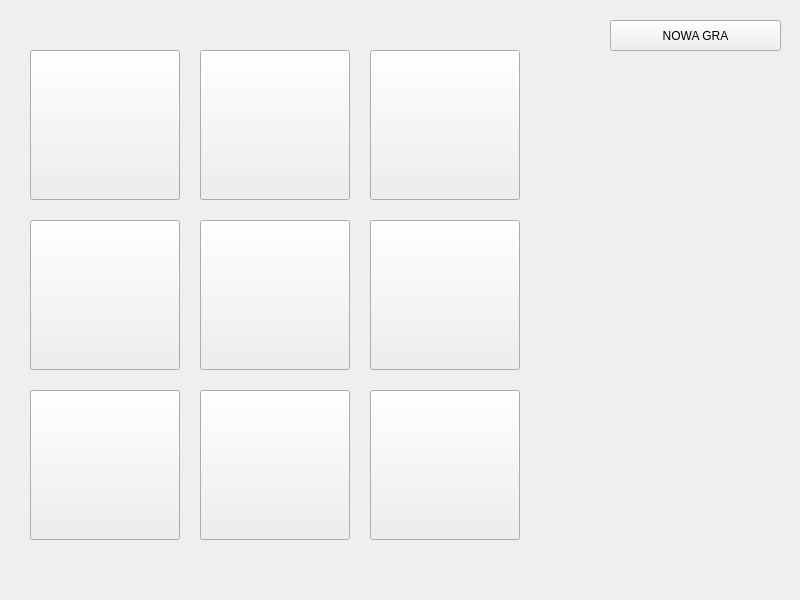
<?xml version="1.0" encoding="UTF-8"?>
<ui version="4.0">
 <class>MainWindow</class>
 <widget class="QMainWindow" name="MainWindow">
  <property name="geometry">
   <rect>
    <x>0</x>
    <y>0</y>
    <width>800</width>
    <height>600</height>
   </rect>
  </property>
  <property name="windowTitle">
   <string>MainWindow</string>
  </property>
  <widget class="QWidget" name="centralwidget">
   <widget class="QPushButton" name="pushButton">
    <property name="geometry">
     <rect>
      <x>30</x>
      <y>50</y>
      <width>150</width>
      <height>150</height>
     </rect>
    </property>
    <property name="font">
     <font>
      <pointsize>60</pointsize>
     </font>
    </property>
    <property name="text">
     <string/>
    </property>
   </widget>
   <widget class="QPushButton" name="pushButton_2">
    <property name="geometry">
     <rect>
      <x>200</x>
      <y>50</y>
      <width>150</width>
      <height>150</height>
     </rect>
    </property>
    <property name="font">
     <font>
      <pointsize>60</pointsize>
     </font>
    </property>
    <property name="text">
     <string/>
    </property>
   </widget>
   <widget class="QPushButton" name="pushButton_3">
    <property name="geometry">
     <rect>
      <x>370</x>
      <y>50</y>
      <width>150</width>
      <height>150</height>
     </rect>
    </property>
    <property name="font">
     <font>
      <pointsize>60</pointsize>
     </font>
    </property>
    <property name="text">
     <string/>
    </property>
   </widget>
   <widget class="QPushButton" name="pushButton_4">
    <property name="geometry">
     <rect>
      <x>30</x>
      <y>220</y>
      <width>150</width>
      <height>150</height>
     </rect>
    </property>
    <property name="font">
     <font>
      <pointsize>60</pointsize>
     </font>
    </property>
    <property name="text">
     <string/>
    </property>
   </widget>
   <widget class="QPushButton" name="pushButton_5">
    <property name="geometry">
     <rect>
      <x>200</x>
      <y>220</y>
      <width>150</width>
      <height>150</height>
     </rect>
    </property>
    <property name="font">
     <font>
      <pointsize>60</pointsize>
     </font>
    </property>
    <property name="text">
     <string/>
    </property>
   </widget>
   <widget class="QPushButton" name="pushButton_6">
    <property name="geometry">
     <rect>
      <x>370</x>
      <y>220</y>
      <width>150</width>
      <height>150</height>
     </rect>
    </property>
    <property name="font">
     <font>
      <pointsize>60</pointsize>
     </font>
    </property>
    <property name="text">
     <string/>
    </property>
   </widget>
   <widget class="QPushButton" name="pushButton_7">
    <property name="geometry">
     <rect>
      <x>30</x>
      <y>390</y>
      <width>150</width>
      <height>150</height>
     </rect>
    </property>
    <property name="font">
     <font>
      <pointsize>60</pointsize>
     </font>
    </property>
    <property name="text">
     <string/>
    </property>
   </widget>
   <widget class="QPushButton" name="pushButton_8">
    <property name="geometry">
     <rect>
      <x>200</x>
      <y>390</y>
      <width>150</width>
      <height>150</height>
     </rect>
    </property>
    <property name="font">
     <font>
      <pointsize>60</pointsize>
     </font>
    </property>
    <property name="text">
     <string/>
    </property>
   </widget>
   <widget class="QPushButton" name="pushButton_9">
    <property name="geometry">
     <rect>
      <x>370</x>
      <y>390</y>
      <width>150</width>
      <height>150</height>
     </rect>
    </property>
    <property name="font">
     <font>
      <pointsize>60</pointsize>
     </font>
    </property>
    <property name="text">
     <string/>
    </property>
   </widget>
   <widget class="QPushButton" name="ngButton">
    <property name="geometry">
     <rect>
      <x>610</x>
      <y>20</y>
      <width>171</width>
      <height>31</height>
     </rect>
    </property>
    <property name="text">
     <string>NOWA GRA</string>
    </property>
   </widget>
  </widget>
 </widget>
 <resources/>
 <connections/>
</ui>
